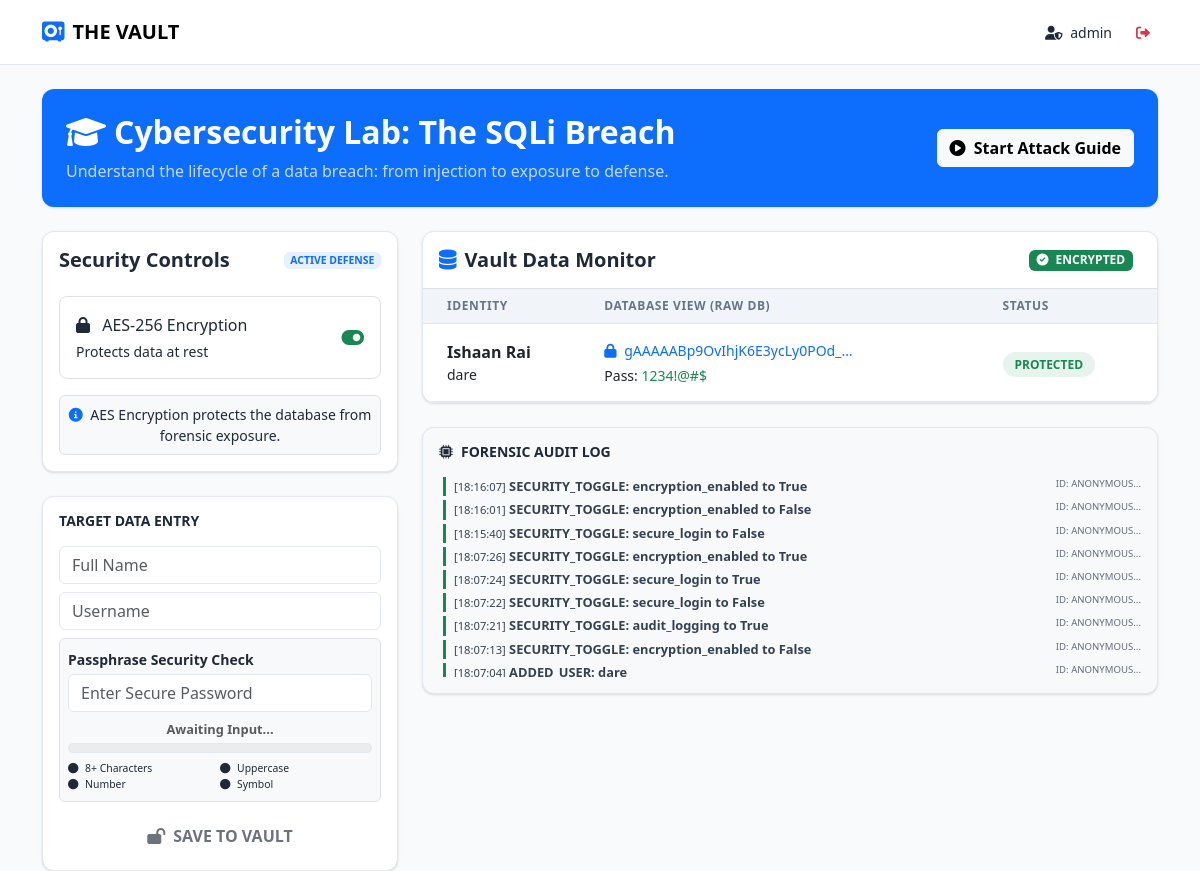
The page / (signed in) on the database as committed earlier.
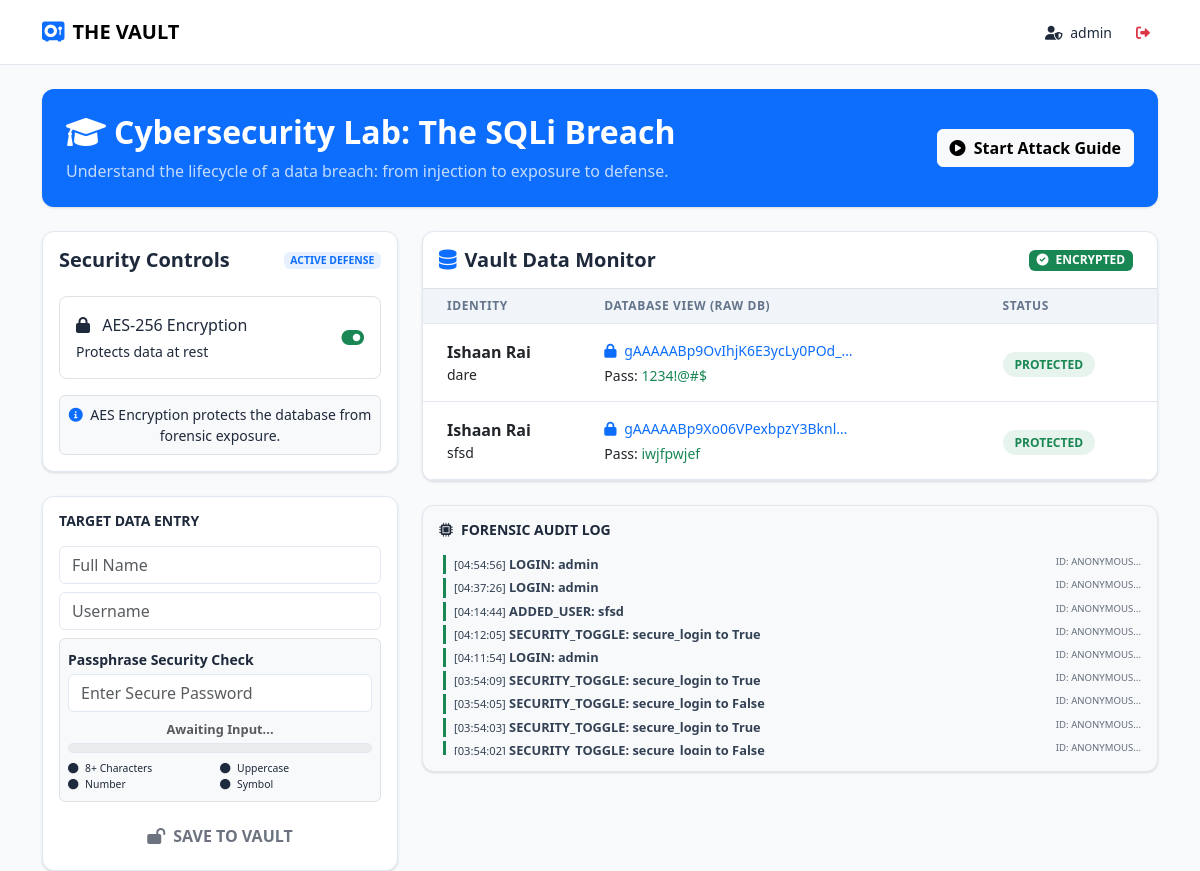
The same page on the database as committed later.
### database_setup.py (models this page shows)
class ConfidentialUser(db.Model):
    id = db.Column(db.Integer, primary_key=True)
    name = db.Column(db.String(255), nullable=False)
    username = db.Column(db.String(255), nullable=False)
    password = db.Column(db.String(255), nullable=False)

class AuditLog(db.Model):
    id = db.Column(db.Integer, primary_key=True)
    timestamp = db.Column(db.DateTime, server_default=db.func.now())
    action = db.Column(db.String(255), nullable=False)
    user_identity = db.Column(db.String(255)) # Encrypted
    status = db.Column(db.String(50)) # Success/Failure

### app.py (the view)
@app.route('/')
def index():
    if 'user_id' not in session:
        return redirect(url_for('login'))
    users = ConfidentialUser.query.all()
    logs = AuditLog.query.order_by(AuditLog.timestamp.desc()).limit(10).all()
    display_users = []
    for u in users:
        display_users.append({
            "id": u.id,
            "name": decrypt_data(u.name) if SECURITY_SETTINGS["encryption_enabled"] else u.name,
            "username": decrypt_data(u.username) if SECURITY_SETTINGS["encryption_enabled"] else u.username,
            "password": decrypt_data(u.password) if SECURITY_SETTINGS["encryption_enabled"] else u.password,
            "encrypted_name_demo": u.name # Keep raw version for side-by-side comparison
        })
    return render_template('index.html',
                           users=display_users,
                           logs=logs,
                           security=SECURITY_SETTINGS,
                           logged_in=session.get('user_id'))

### security_engine.py (called while the page is built)
def decrypt_data(encrypted_data):
    if not encrypted_data: return None
    try:
        return cipher_suite.decrypt(encrypted_data.encode()).decode()
    except Exception:
        return "[DECRYPTION_FAILED]"

### templates/index.html (shortened to what the changed rows need)
<!DOCTYPE html>
<html lang="en">
<head>
    <link href="https://cdn.jsdelivr.net/npm/bootstrap@5.3.0/dist/css/bootstrap.min.css" rel="stylesheet">
    <link href="https://cdnjs.cloudflare.com/ajax/libs/font-awesome/6.0.0/css/all.min.css" rel="stylesheet">
</head>
<body>
    <div class="container mt-4">
        <div class="card bg-primary text-white p-4 mb-4 border-0 shadow-lg">
            <div class="row align-items-center">
                <div class="col-md-8">
                    <h2 class="fw-bold mb-2"><i class="fas fa-graduation-cap me-2"></i>Cybersecurity Lab: The SQLi Breach</h2>
                </div>
            </div>
        </div>
    </div>
    <div class="container">
        <div class="row">
            <div class="col-lg-8">
                <div class="card mb-4 overflow-hidden">
                    <div class="p-0">
                        <table class="table table-hover mb-0">
                            <thead>
                                <tr>
                                    <th class="ps-4">Identity</th>
                                    <th>Database View (Raw DB)</th>
                                    <th>Status</th>
                                </tr>
                            </thead>
                            <tbody>
                                {% for user in users %}
                                <tr class="align-middle">
                                    <td class="ps-4 py-3">
                                        <div class="fw-bold">{{ user.name }}</div>
                                        <div class="small text-dim">{{ user.username }}</div>
                                    </td>
                                    <td>
                                        <div class="text-truncate {{ '''text-primary''' if security.encryption_enabled else '''text-danger fw-bold''' }} small" style="max-width: 250px;">
                                            <i class="fas {{ '''fa-lock''' if security.encryption_enabled else '''fa-unlock''' }} me-1"></i>
                                            {{ user.encrypted_name_demo }}
                                        </div>
                                        <div class="mt-1 small">
                                            <span class="text-dim">Pass:</span>
                                            <span class="{{ '''text-success''' if security.encryption_enabled else '''text-danger fw-bold''' }}">
                                                {{ user.password }}
                                            </span>
                                        </div>
                                    </td>
                                    <td>
                                        <span class="security-status {{ '''bg-success bg-opacity-10 text-success''' if security.encryption_enabled else '''bg-danger bg-opacity-10 text-danger''' }}">
                                            {{ "PROTECTED" if security.encryption_enabled else "VULNERABLE" }}
                                        </span>
                                    </td>
                                </tr>
                                {% endfor %}
                            </tbody>
                        </table>
                    </div>
                </div>
                <div class="card p-3 bg-light">
                    <div class="log-container" style="max-height: 200px; overflow-y: auto;">
                        {% for log in logs %}
                        <div class="log-entry mb-1 border-start border-3 {{ '''border-success''' if log.status == '''SUCCESS''' else '''border-danger''' }} ps-2 ms-1">
                            <span class="text-dim small">[{{ log.timestamp.strftime('''%H:%M:%S''') }}]</span>
                            <span class="fw-bold">{{ log.action }}</span>
                            <span class="text-dim opacity-75 small float-end" style="font-size: 0.6rem;">ID: {{ log.user_identity[:16] }}...</span>
                        </div>
                        {% endfor %}
                    </div>
                </div>
            </div>
        </div>
    </div>
</body>
</html>

Rows that differ between the two databases and show on the page:
no longer on this page (row unchanged): AuditLog: timestamp "18:16:07", action "SECURITY_TOGGLE: encryption_enabled to True", user_identity "ANONYMOUS"
no longer on this page (row unchanged): AuditLog: timestamp "18:16:01", action "SECURITY_TOGGLE: encryption_enabled to False", user_identity "ANONYMOUS"
no longer on this page (row unchanged): AuditLog: timestamp "18:15:40", action "SECURITY_TOGGLE: secure_login to False", user_identity "ANONYMOUS"
no longer on this page (row unchanged): AuditLog: timestamp "18:07:26", action "SECURITY_TOGGLE: encryption_enabled to True", user_identity "ANONYMOUS"
no longer on this page (row unchanged): AuditLog: timestamp "18:07:24", action "SECURITY_TOGGLE: secure_login to True", user_identity "ANONYMOUS"
no longer on this page (row unchanged): AuditLog: timestamp "18:07:22", action "SECURITY_TOGGLE: secure_login to False", user_identity "ANONYMOUS"
no longer on this page (row unchanged): AuditLog: timestamp "18:07:21", action "SECURITY_TOGGLE: audit_logging to True", user_identity "ANONYMOUS"
no longer on this page (row unchanged): AuditLog: timestamp "18:07:13", action "SECURITY_TOGGLE: encryption_enabled to False", user_identity "ANONYMOUS"
no longer on this page (row unchanged): AuditLog: timestamp "18:07:04", action "ADDED_USER: dare", user_identity "ANONYMOUS"
added ConfidentialUser: name "Ishaan Rai", username "sfsd", encrypted_name_demo "gAAAAABp9Xo06VPexbpzY3Bknl…", password "iwjfpwjef", encryption_enabled "PROTECTED"
added AuditLog: timestamp "04:54:56", action "LOGIN: admin", user_identity "ANONYMOUS"
added AuditLog: timestamp "04:37:26", action "LOGIN: admin", user_identity "ANONYMOUS"
added AuditLog: timestamp "04:14:44", action "ADDED_USER: sfsd", user_identity "ANONYMOUS"
added AuditLog: timestamp "04:12:05", action "SECURITY_TOGGLE: secure_login to True", user_identity "ANONYMOUS"
added AuditLog: timestamp "04:11:54", action "LOGIN: admin", user_identity "ANONYMOUS"
added AuditLog: timestamp "03:54:09", action "SECURITY_TOGGLE: secure_login to True", user_identity "ANONYMOUS"
added AuditLog: timestamp "03:54:05", action "SECURITY_TOGGLE: secure_login to False", user_identity "ANONYMOUS"
added AuditLog: timestamp "03:54:03", action "SECURITY_TOGGLE: secure_login to True", user_identity "ANONYMOUS"
added AuditLog: timestamp "03:54:02", action "SECURITY_TOGGLE: secure_login to False", user_identity "ANONYMOUS"
